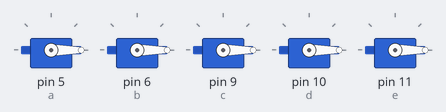
Bench run of a sketch on a simulated Arduino Uno, built with avr-gcc and run on an emulated ATmega328P. On the bench: 5 × servo.

Above: at 0.05 s.
At 2.0 s:
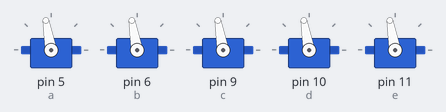
Timing chart, 0 to 4.6 s (numbered marks = the images above):
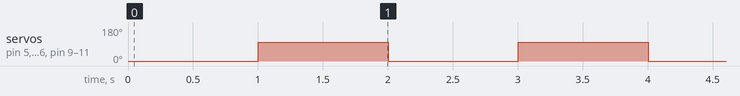

Measured:
- by itself, servo on pin 5 (a), servo on pin 6 (b), servo on pin 9 (c), servo on pin 10 (d), servo on pin 11 (e): alternates 100° for 1.0 s and 0° for 1.0 s

The sketch:

servo_motor.ino
```cpp
#include <Servo.h>

Servo a,b,c,d,e;


void setup() {
a.attach(5);
b.attach(6);
c.attach(9);
d.attach(10);
e.attach(11);

  a.write(0);
  b.write(0);
  c.write(0);
  d.write(0);
  e.write(0);

}


void loop() {
delay(1000);
  a.write(100);
  b.write(100);
  c.write(100);
  d.write(100);
  e.write(100);

delay(1000);
  a.write(0);
  b.write(0);
  c.write(0);
  d.write(0);
  e.write(0);
 }
```
